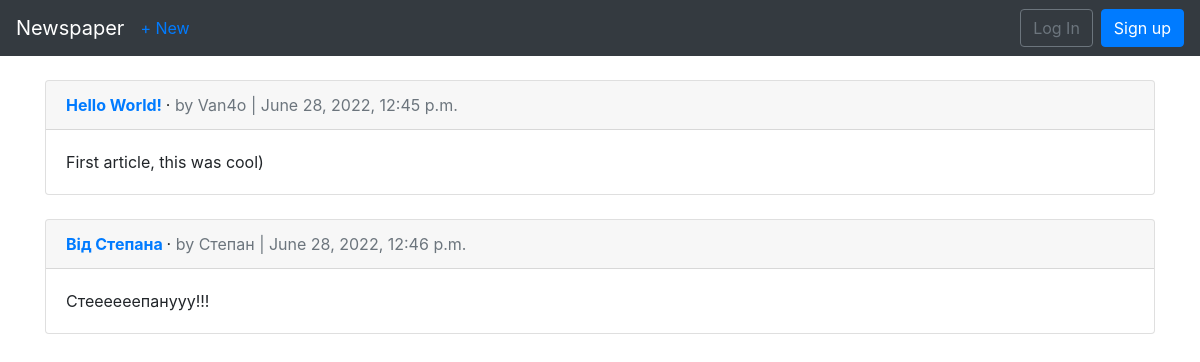
The app's page /article/, older data.
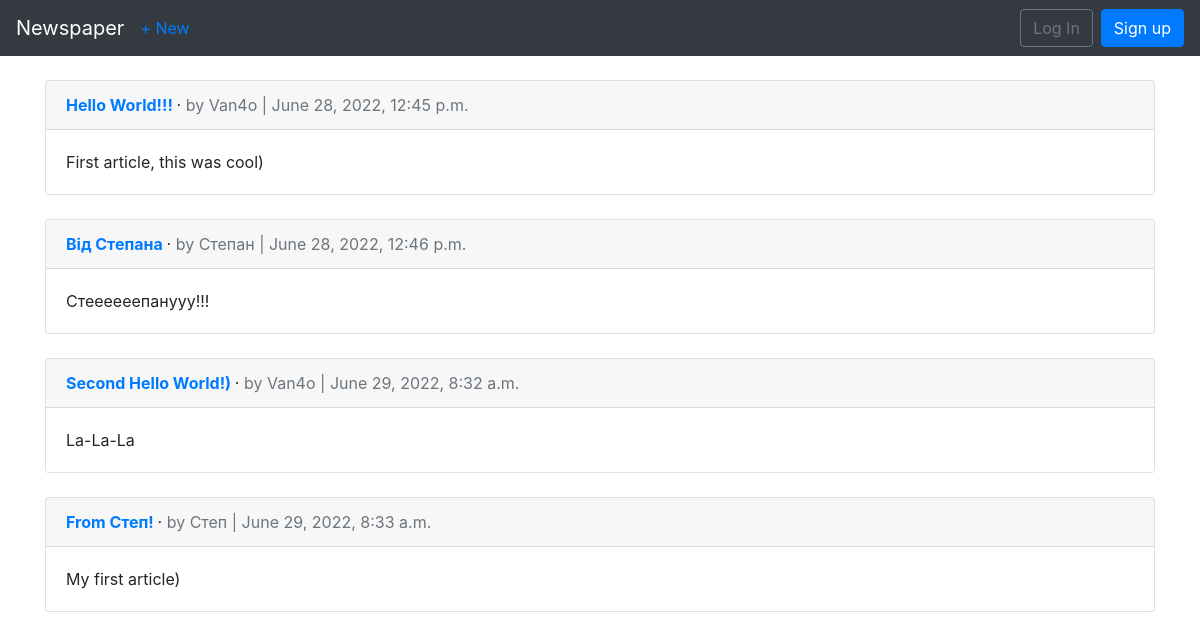
The same page, newer data.
### articles/models.py (models this page shows, shortened)
class Article(models.Model):
    title = models.CharField(max_length=260)
    body = models.TextField()
    date = models.DateTimeField(auto_now_add=True)
    author = models.ForeignKey(
        get_user_model(),
        on_delete=models.CASCADE
    )

### users/models.py (models this page shows)
class CustomUser(AbstractUser):
    age = models.PositiveIntegerField(null=True, blank=True)

### articles/views.py (the view)
# urls.py: path('', ArticlePageView.as_view(), name="articles"),
class ArticlePageView(ListView):
    model = Article
    template_name = "article_list.html"
    context_object_name = "article_list"

### templates/article_list.html (shortened to what this page needs)
{% extends 'base.html'%}
{% block content%}
    {% for article in article_list %}
        <div class="card">
            <div class="card-header">
                <span class="font-weight-bold">
                    <a href = "{% url 'article_detail' article.pk %}">
                        {{ article.title }}
                    </a>
                </span> &middot;
                <span class="text-muted">by {{ article.author }} |
                {{ article.date }}</span>
            </div>
            <div class="card-body">
                {{ article.body }}
            </div>
        </div>
        <br>
    {% endfor %}
{% endblock content%}

### templates/base.html (shortened to what this page needs)
<!DOCTYPE html>
<html lang="uk">
    <head>
        <link rel="stylesheet" href="https://cdn.jsdelivr.net/npm/bootstrap@4.1.3/dist/css/bootstrap.min.css"
>
    </head>
    <body>
        <nav class="navbar navbar-expand-md navbar-dark bg-dark mb-4">
            <a class="navbar-brand" href="{% url 'home' %}">Newspaper</a>
            <a href="{% url 'article_create' %}"> + New</a>
            <div class="collapse navbar-collapse" id="navbarCollapse">
                {% if user.is_authenticated %}
                    <ul class="navbar-nav ml-auto">
                    <li class="nav-item">
                    <a class="nav-link dropdown-toggle" href="#" id="userMenu"
                    data-toggle="dropdown" aria-haspopup="true"
                    aria-expanded="false">
                    {{ user.username }}
                    </a>
                    <div class="dropdown-menu dropdown-menu-right"
                    aria-labelledby="userMenu">
                        <a class="dropdown-item"
                        href="{% url 'password_change'%}">Change password</a>
                        <div class="dropdown-divider"></div>
                        <a class="dropdown-item" href="{% url 'logout' %}">
                        Log Out</a>
                    </div>
                    Навчаюсь, але це вже не погано)
                    </li>
                    </ul>
                {% else %}
                    <form class="form-inline ml-auto">
                        <a href="{% url 'login' %}" class="btn btn-outline-secondary">
                        Log In</a>
                        <a href="{% url 'signup' %}" class="btn btn-primary ml-2">
                        Sign up</a>
                    </form>
                {% endif %}
            </div>
        </nav>
        <div class="container">
            {% block content %}
            {% endblock content %}
        </div>
    </body>
</html>

Row changes from the older to the newer data that the page shows:
changed Article "First article, this was cool)": title "Hello World!" → "Hello World!!!"
added Article: title "Second Hello World!)", author "Van4o", date "June 29, 2022, 8:32 a.m.", body "La-La-La"
added Article: title "From Степ!", author "Степ", date "June 29, 2022, 8:33 a.m.", body "My first article)"
